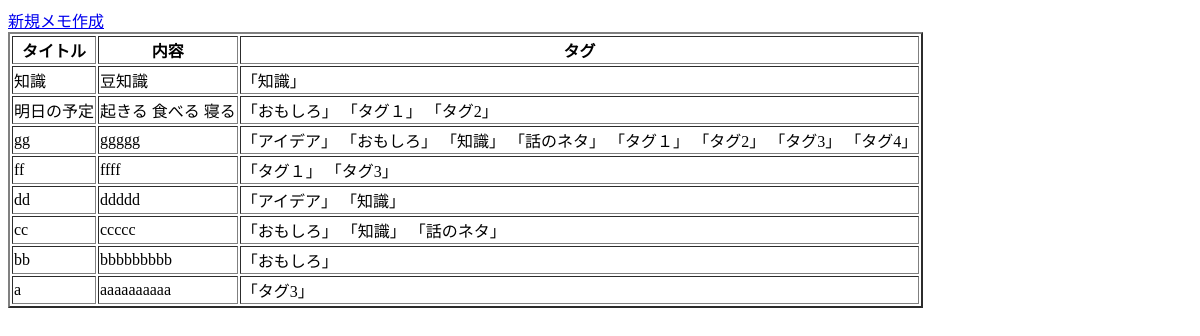
Before: / with the older database file.
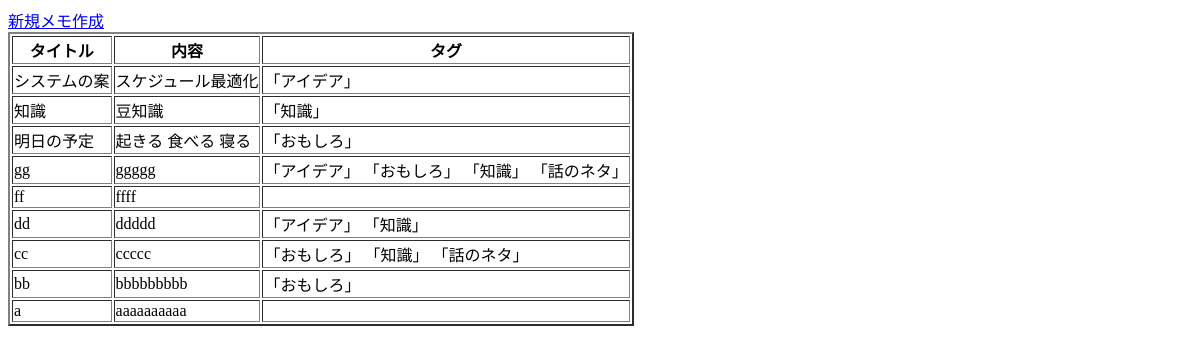
After: the same page with the newer database file.
### memo/models.py (models this page shows, shortened)
class Memo(models.Model):
    title = models.CharField(
        verbose_name='タイトル',
        max_length=255,
    )
    content = models.TextField(
        verbose_name='本文',
        blank=True,
        null=True,
    )
    tags = models.ManyToManyField(
        Tag,
        verbose_name='タグ',
        blank=True,
    )
    created_at = models.DateTimeField(
        verbose_name='作成日時',
        auto_now=True,
    )

class Tag(models.Model):
    name = models.CharField(
        verbose_name='タグ名',
        max_length=127,
    )

### memo/views.py (the view)
# urls.py: path('', views.MemoListView.as_view(), name='memo_list'),
class MemoListView(ListView):
    model = Memo
    template_name = 'memo_list.html'
    def get_queryset(self):
        memo_list = Memo.objects.all().order_by('-created_at')
        return memo_list

### memo/templates/memo_list.html (shortened to what this page needs)
<!DOCTYPE html>
<html lang="ja">
<head>
</head>
<body>
<a href="{% url 'memo:memo_create' %}">新規メモ作成</a>
<table border="2">
  <thead>
  <tr>
    <th>タイトル</th>
    <th>内容</th>
    <th>タグ</th>
  </tr>
  </thead>
  <tbody>
  {% for memo in memo_list %}
  <tr>
    <td>{{ memo.title }}</td><td>{{ memo.content }}</td>
    <td>
      {% for tag in  memo.tags.all %}
        「{{ tag.name }}」
      {% endfor %}
    </td>
  </tr>
  {% endfor %}
  </tbody>
</table>
</body>
</html>

Changed rows visible on the page:
removed Tag: name "タグ１"
removed Tag: name "タグ2"
removed Tag: name "タグ3"
removed Tag: name "タグ4", shown under Memo "gg"
added Memo: title "システムの案", content "スケジュール最適化", Tag (name "アイデア")
